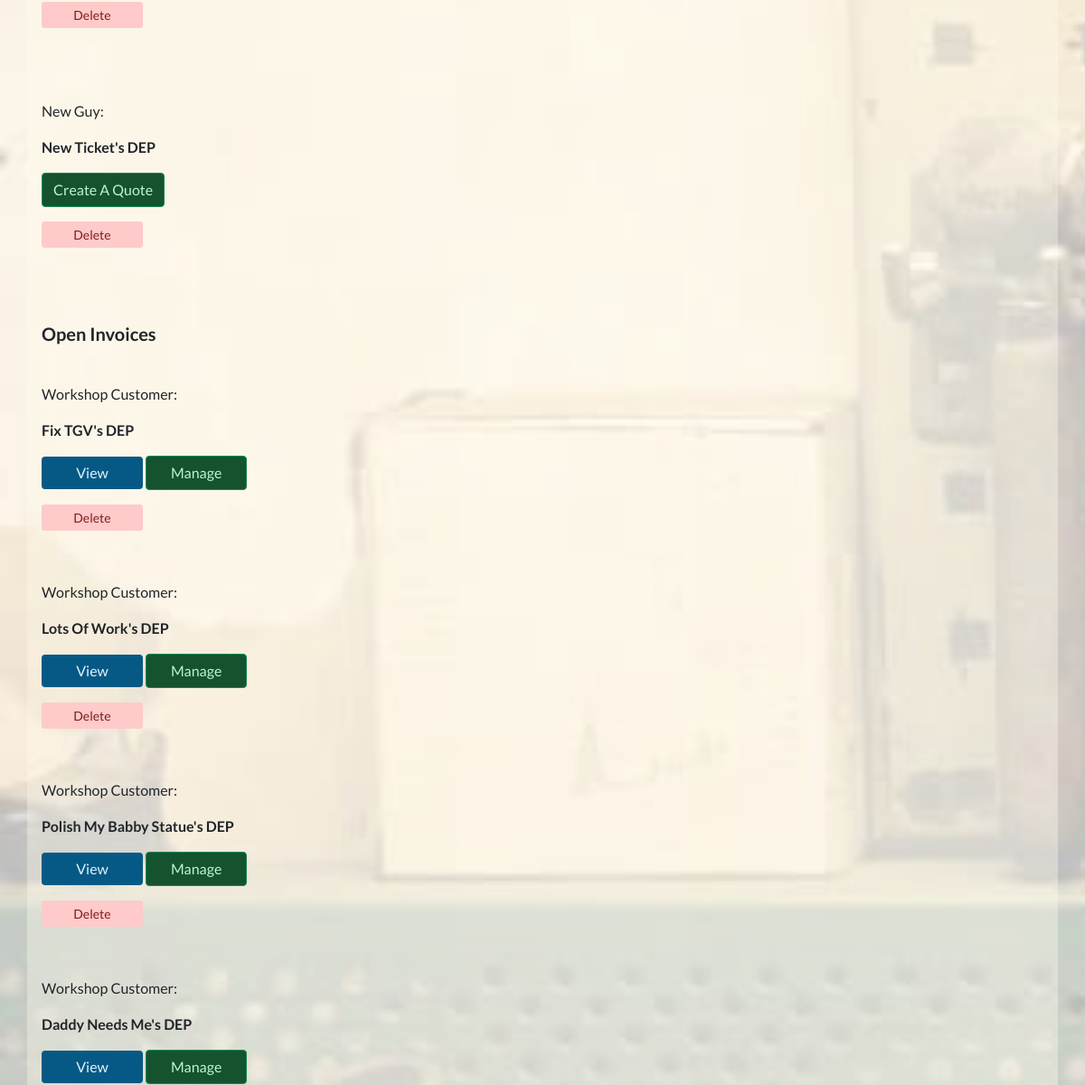
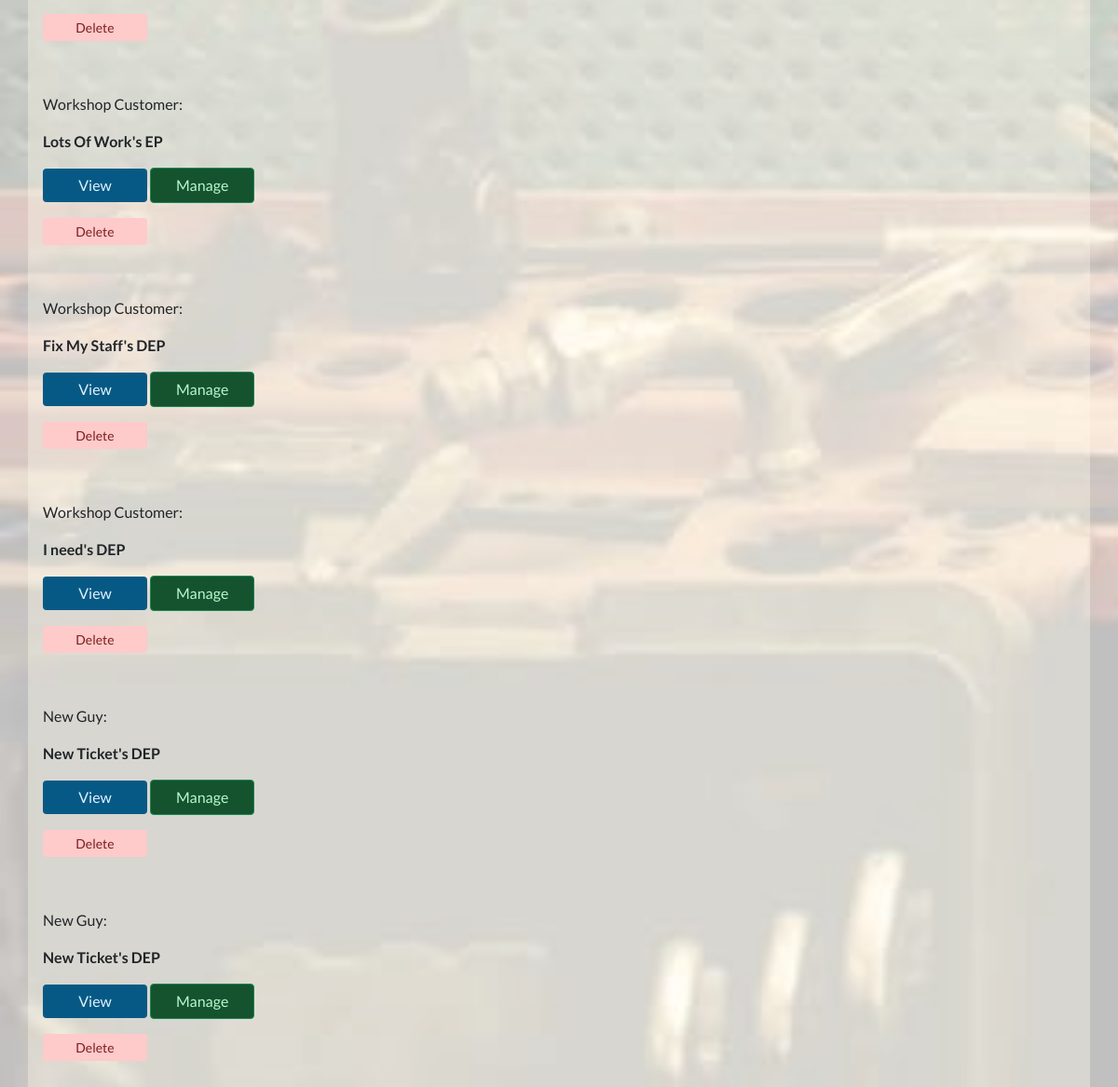
The app's page /workshop/all_customer_invoices/ (signed in, lower part), older data (2 pictures, top to bottom).
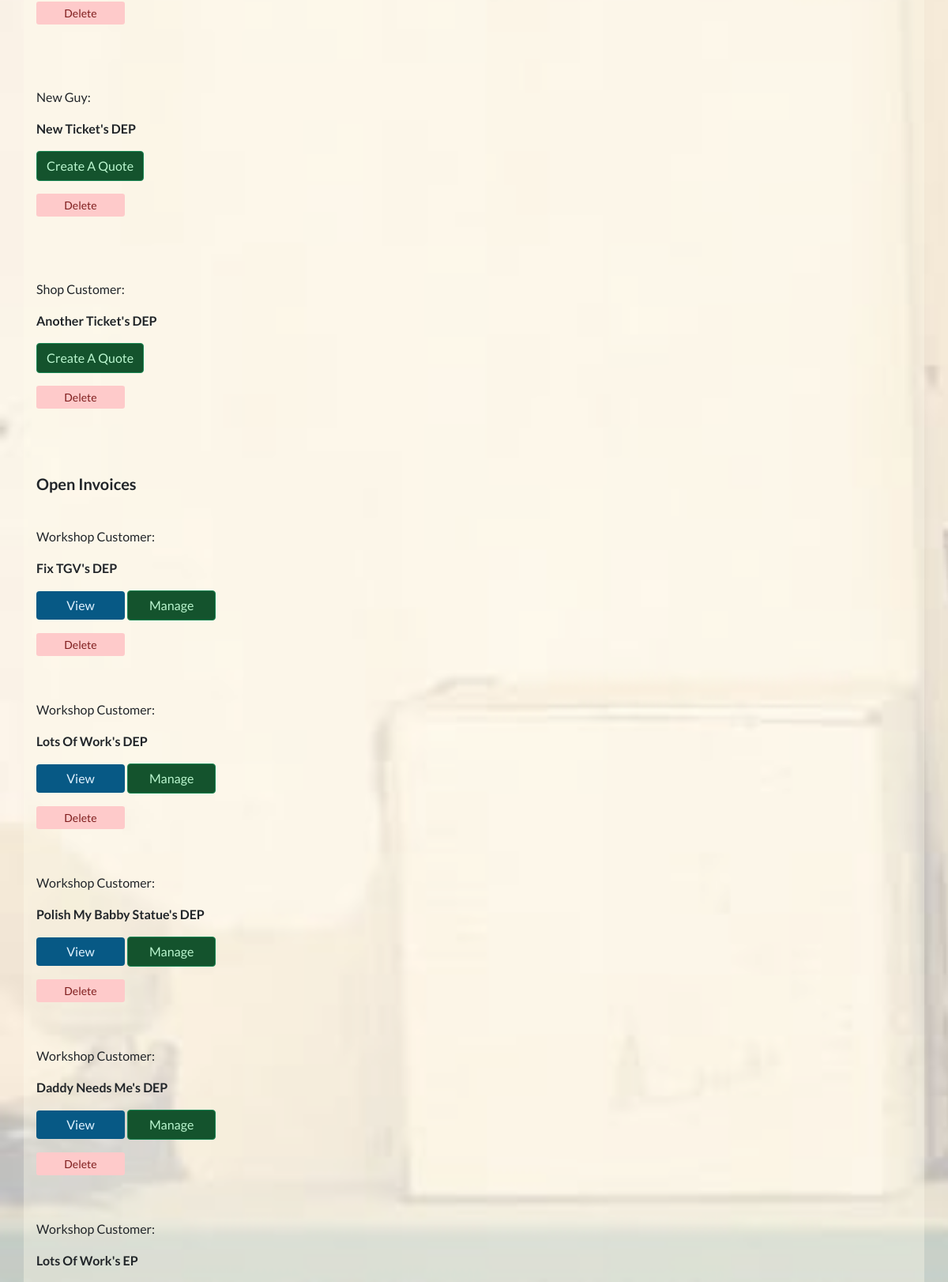
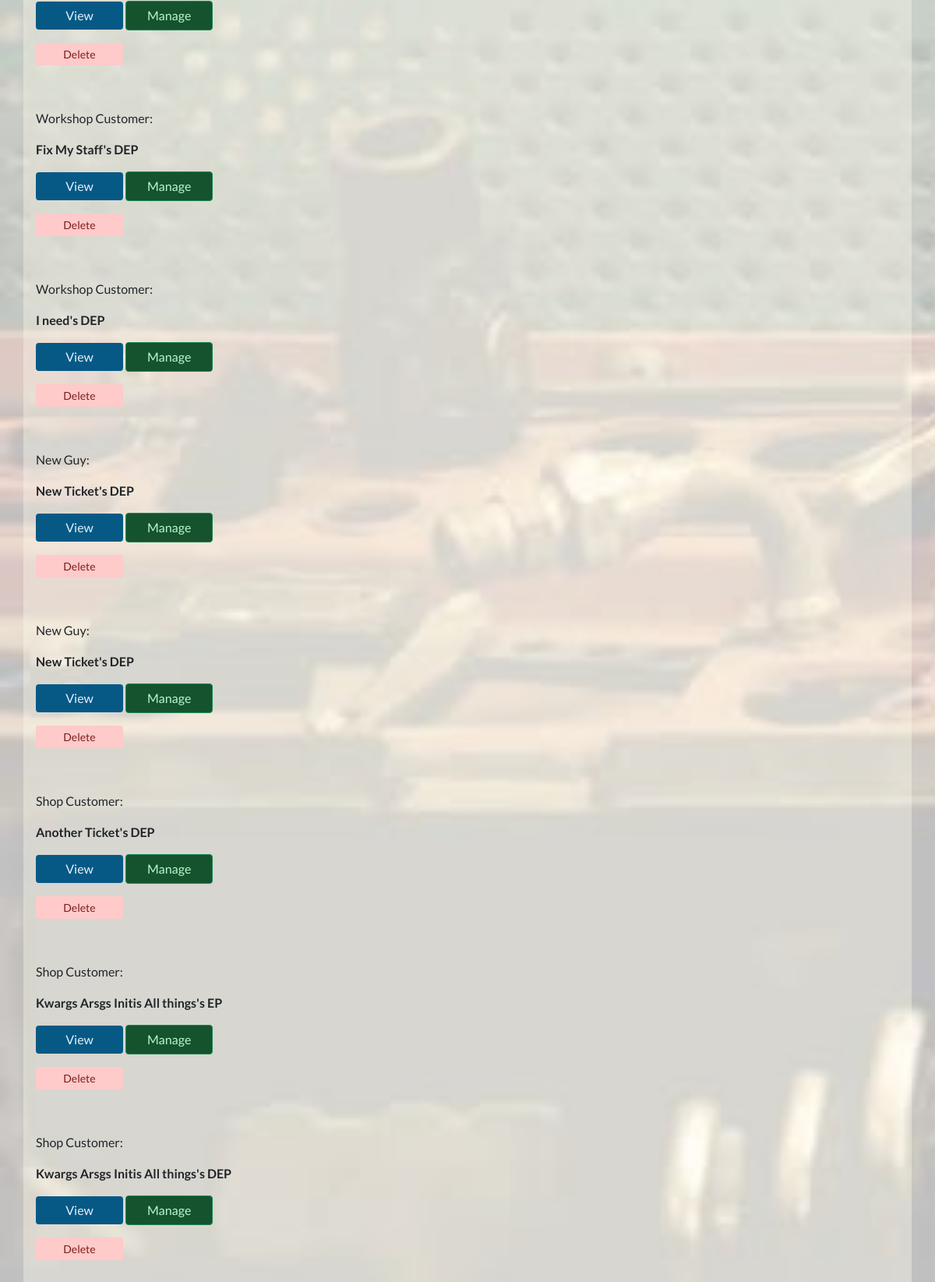
The same page, newer data (2 pictures, top to bottom).
### invoices/models.py (models this page shows, shortened)
class BaseInvoice(models.Model):
    date_created = models.DateField(auto_now_add=True)
    order_number = models.CharField(max_length=100, editable=False)
    full_name = models.CharField(max_length=100, null=True, blank=True)
    email = models.EmailField(null=True, blank=True)
    address1 = models.CharField(max_length=100, null=True, blank=True)
    address2 = models.CharField(max_length=100, null=True, blank=True)
    postcode = models.CharField(max_length=40, null=True, blank=True)
    town_or_city = models.CharField(max_length=40, null=True, blank=True)
    country = models.CharField(max_length=40, null=True, blank=True)
    notes = models.TextField(null=True, blank=True)
    order_amount = models.DecimalField(
        max_digits=12, decimal_places=2, default=0)
    shipping_cost = models.DecimalField(
        max_digits=12, decimal_places=2, default=0)
    order_total = models.DecimalField(
        max_digits=12, decimal_places=2, default=0)
    is_completed = models.BooleanField(default=False)
    paid_on = models.DateTimeField(null=True, blank=True)

class WorkshopCustomerInvoice(BaseInvoice):
    PAYMENT_CHOICES = [
        ('DEP', 'Deposit'),
        ('EP', 'End Payment'),
        ('SPT', 'Single Payment Total'),
        ('SP', 'Supplementary Payment'),
    ]
    service_ticket = models.ForeignKey(ServiceTicket, on_delete=models.CASCADE)
    payment_type = models.CharField(max_length=25, choices=PAYMENT_CHOICES)
    installment_paid = models.BooleanField(default=False)
    def __str__(self):
        return self.service_ticket.title + "'s" + " " + self.payment_type

class BaseInvoice(models.Model):
    date_created = models.DateField(auto_now_add=True)
    order_number = models.CharField(max_length=100, editable=False)
    full_name = models.CharField(max_length=100, null=True, blank=True)
    email = models.EmailField(null=True, blank=True)
    address1 = models.CharField(max_length=100, null=True, blank=True)
    address2 = models.CharField(max_length=100, null=True, blank=True)
    postcode = models.CharField(max_length=40, null=True, blank=True)
    town_or_city = models.CharField(max_length=40, null=True, blank=True)
    country = models.CharField(max_length=40, null=True, blank=True)
    notes = models.TextField(null=True, blank=True)
    order_amount = models.DecimalField(
        max_digits=12, decimal_places=2, default=0)
    shipping_cost = models.DecimalField(
        max_digits=12, decimal_places=2, default=0)
    order_total = models.DecimalField(
        max_digits=12, decimal_places=2, default=0)
    is_completed = models.BooleanField(default=False)
    paid_on = models.DateTimeField(null=True, blank=True)

### repairs_restorals/models.py (models this page shows, shortened)
class ServiceTicket(models.Model):
    customer = models.ForeignKey(
        Customer, related_name='service_ticket', on_delete=models.CASCADE)
    workshop_staff_responsible = models.ForeignKey(
        StaffMember, related_name='staff_tickets', on_delete=models.CASCADE)
    title = models.CharField(max_length=255)
    date_created = models.DateField(auto_now_add=True, editable=False)
    last_updated = models.DateField(auto_now=True, editable=False)
    service_description = models.TextField()
    link_to_desired_materials_1 = models.URLField(null=True, blank=True)
    link_to_desired_materials_2 = models.URLField(null=True, blank=True)
    link_to_desired_materials_3 = models.URLField(null=True, blank=True)
    is_completed = models.BooleanField(default=False)
    has_invoice = models.BooleanField(default=False)

### repairs_restorals/views.py (the view)
# urls.py: path('all_customer_invoices/', views.AllCustomerInvoices.as_view(),
class AllCustomerInvoices(GroupRequiredMixin, ListView):
    group_required = [u'Workshop Staff']
    model = WorkshopCustomerInvoice
    template_name = 'repairs_restorals/all_customer_invoices.html'
    context_object_name = "invoices"

### invoices/contexts.py (called while the page is built, shortened)
def shopping_cart(request):
    template_cart = []
    products_count = 0
    order_amount = 0
    shipping = 0
    cart = request.session.get('cart', {})
    for item in enumerate(template_cart):
        products_count += 1
    order_total = order_amount + shipping
    stripe_total = round(order_total * 100)
    context = {
        'template_cart': template_cart,
        'products_count': products_count,
        'order_amount': order_amount,
        'shipping': shipping,
        'order_total': order_total,
        'stripe_total': stripe_total,
    }
    return context

### profiles/group_mixin_decorator.py (called while the page is built)
    def dispatch(self, request, *args, **kwargs):
        if not request.user.is_authenticated:
            raise PermissionDenied
        else:
            user_groups = []
            for group in request.user.groups.values_list('name', flat=True):
                user_groups.append(group)
            if len(set(user_groups).intersection(self.group_required)) <= 0:
                raise PermissionDenied
        return super(GroupRequiredMixin, self).dispatch(request, *args, **kwargs)

### repairs_restorals/templates/repairs_restorals/all_customer_invoices.html (shortened to what this page needs)
{% extends 'base.html' %}
{% load static %}
{% block extra_css %}
<link rel="stylesheet" href="{% static 'css/workshop_bg_image_trans.css' %}">
{% endblock %}
{% block content %}
<br><br>
<div class="row">
    <div class="col transparent-card">
{% for invoice in invoices %}
{% if not invoice.order_total %}
<br>
<p>{{ invoice.full_name }}:</p>
<p><strong>{{ invoice }}</strong></p>
<a href="{% url 'admin_customer_invoice' invoice.id %}"
    class="btn btn-success btn-space-below">Create A Quote
</a>
<p>
    <a href="{% url 'delete_customer_invoice' invoice.id %}"
        class="btn btn-danger btn-sm btn-space-below">Delete
    </a>
</p>
<br>
{% endif %}
{% endfor %}
<br>
<p class="lead"><strong>Open Invoices</strong></p>
{% for invoice in invoices %}
{% if not invoice.is_completed%}
<br>
<p>{{ invoice.full_name }}:</p>
<p><strong>{{ invoice }}</strong></p>
<a href="{% url 'customer_invoice_detail' invoice.id %}" class="btn btn-info btn-space-below">View
</a>
<a href="{% url 'admin_customer_invoice' invoice.id %}" class="btn btn-success btn-space-below">Manage
</a>
<p>
    <a href="{% url 'delete_customer_invoice' invoice.id %}"
        class="btn btn-danger btn-sm btn-space-below">Delete
    </a>
</p>
{% endif %}
{% endfor %}
    </div>
    <div class="col transparent-card">
{% for invoice in invoices %}
{% if invoice.is_completed %}
<br>
{% endif %}
{% endfor %}
    </div>
</div>
{% endblock %}

Row changes from the older to the newer data that the page shows:
added WorkshopCustomerInvoice: full_name "Shop Customer", service_ticket+payment_type "Another Ticket's DEP"
added WorkshopCustomerInvoice: full_name "Shop Customer", service_ticket+payment_type "Kwargs Arsgs Initis All things's EP"
added WorkshopCustomerInvoice: full_name "Shop Customer", service_ticket+payment_type "Kwargs Arsgs Initis All things's DEP"
